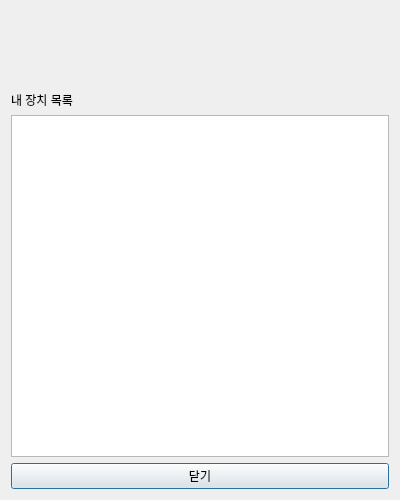
<?xml version="1.0" encoding="UTF-8"?>
<ui version="4.0">
 <class>ProfileDialog</class>
 <widget class="QDialog" name="ProfileDialog">
  <property name="geometry">
   <rect>
    <x>0</x>
    <y>0</y>
    <width>400</width>
    <height>500</height>
   </rect>
  </property>
  <property name="windowTitle">
   <string>내 정보</string>
  </property>
  <layout class="QVBoxLayout" name="verticalLayout">
   <item>
    <widget class="QLabel" name="label_username"/>
   </item>
   <item>
    <widget class="QLabel" name="label_email"/>
   </item>
   <item>
    <widget class="QLabel" name="label_phone"/>
   </item>
   <item>
    <widget class="QLabel" name="label_company"/>
   </item>
   <item>
    <widget class="QLabel">
     <property name="text">
      <string>내 장치 목록</string>
     </property>
    </widget>
   </item>
   <item>
    <widget class="QListWidget" name="device_listWidget"/>
   </item>
   <item>
    <widget class="QPushButton" name="close_button">
     <property name="text">
      <string>닫기</string>
     </property>
    </widget>
   </item>
  </layout>
 </widget>
 <resources/>
 <connections/>
</ui>
